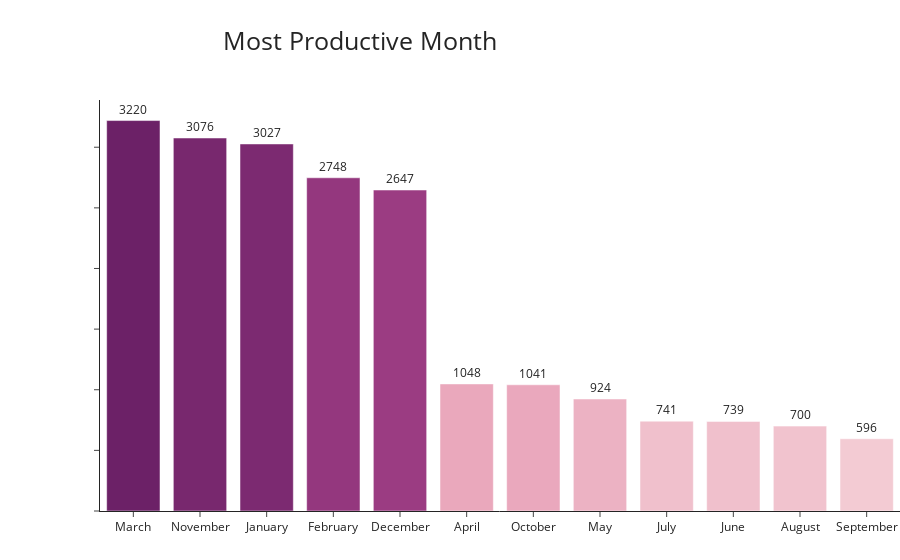

Notebook cell for this chart:
### Code cell
fig = px.bar(mpm, title="Most Productive Month", color=mpm, text_auto=True, color_continuous_scale=px.colors.sequential.Magenta)

fig.update_layout( coloraxis_showscale = False,template="simple_white", margin=dict(t=100, b=0, l=100, r=0), titlefont=dict(size=25), title_x = 0.4)
fig.update_traces(textposition='outside',  hovertemplate = '<b>%{x}</b><br>No. of Transactions: %{y}')
fig.update_yaxes(showticklabels=False, title=' ')
fig.update_xaxes(title=' ')


fig.show()

### Figure 1 — Plotly figure (JSON) as saved in the notebook; plotly's stock layout.template omitted (floating-point values rounded to 4 significant figures)
{"data": [{"alignmentgroup": "True", "hovertemplate": "<b>%{x}</b><br>No. of Transactions: %{y}", "legendgroup": "", "marker": {"color": [3220, 3076, 3027, 2748, 2647, 1048, 1041, 924, 741, 739, 700, 596], "coloraxis": "coloraxis", "pattern": {"shape": ""}}, "name": "", "offsetgroup": "", "orientation": "v", "showlegend": false, "textposition": "outside", "texttemplate": "%{y}", "type": "bar", "x": ["March", "November", "January", "February", "December", "April", "October", "May", "July", "June", "August", "September"], "xaxis": "x", "y": [3220, 3076, 3027, 2748, 2647, 1048, 1041, 924, 741, 739, 700, 596], "yaxis": "y"}], "layout": {"barmode": "relative", "coloraxis": {"colorbar": {"title": {"text": "color"}}, "colorscale": [[0, "rgb(243, 203, 211)"], [0.1667, "rgb(234, 169, 189)"], [0.3333, "rgb(221, 136, 172)"], [0.5, "rgb(202, 105, 157)"], [0.6667, "rgb(177, 77, 142)"], [0.8333, "rgb(145, 53, 125)"], [1, "rgb(108, 33, 103)"]], "showscale": false}, "legend": {"tracegroupgap": 0}, "margin": {"b": 0, "l": 100, "r": 0, "t": 100}, "title": {"font": {"size": 25}, "text": "Most Productive Month", "x": 0.4}, "xaxis": {"anchor": "y", "domain": [0, 1], "title": {"text": " "}}, "yaxis": {"anchor": "x", "domain": [0, 1], "showticklabels": false, "title": {"text": " "}}}}
